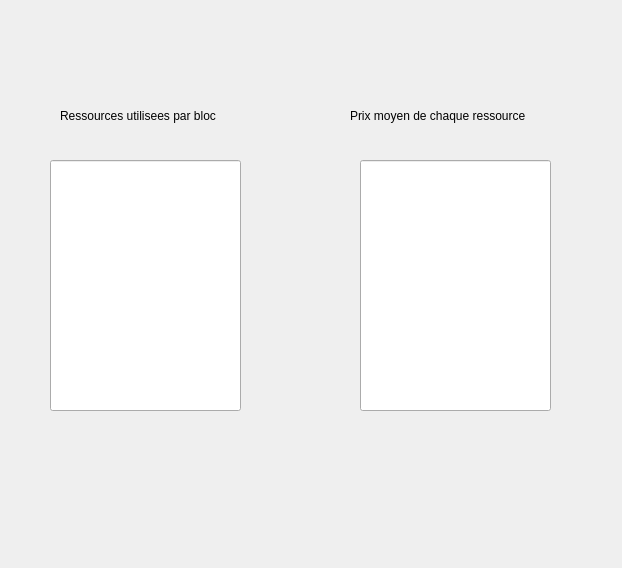
<?xml version="1.0" encoding="UTF-8"?>
<ui version="4.0">
 <class>StatistiquesDialog</class>
 <widget class="QDialog" name="StatistiquesDialog">
  <property name="geometry">
   <rect>
    <x>0</x>
    <y>0</y>
    <width>622</width>
    <height>568</height>
   </rect>
  </property>
  <property name="windowTitle">
   <string>Statistiques des ressources</string>
  </property>
  <widget class="QLineEdit" name="lineEdit_2">
   <property name="geometry">
    <rect>
     <x>360</x>
     <y>160</y>
     <width>191</width>
     <height>251</height>
    </rect>
   </property>
  </widget>
  <widget class="QLineEdit" name="lineEdit">
   <property name="geometry">
    <rect>
     <x>50</x>
     <y>160</y>
     <width>191</width>
     <height>251</height>
    </rect>
   </property>
  </widget>
  <widget class="QLabel" name="label_localisation">
   <property name="geometry">
    <rect>
     <x>60</x>
     <y>100</y>
     <width>201</width>
     <height>31</height>
    </rect>
   </property>
   <property name="text">
    <string>Ressources utilisees par bloc</string>
   </property>
  </widget>
  <widget class="QLabel" name="label_prix">
   <property name="geometry">
    <rect>
     <x>350</x>
     <y>100</y>
     <width>221</width>
     <height>31</height>
    </rect>
   </property>
   <property name="text">
    <string>Prix moyen de chaque ressource</string>
   </property>
  </widget>
 </widget>
 <resources/>
 <connections/>
</ui>
